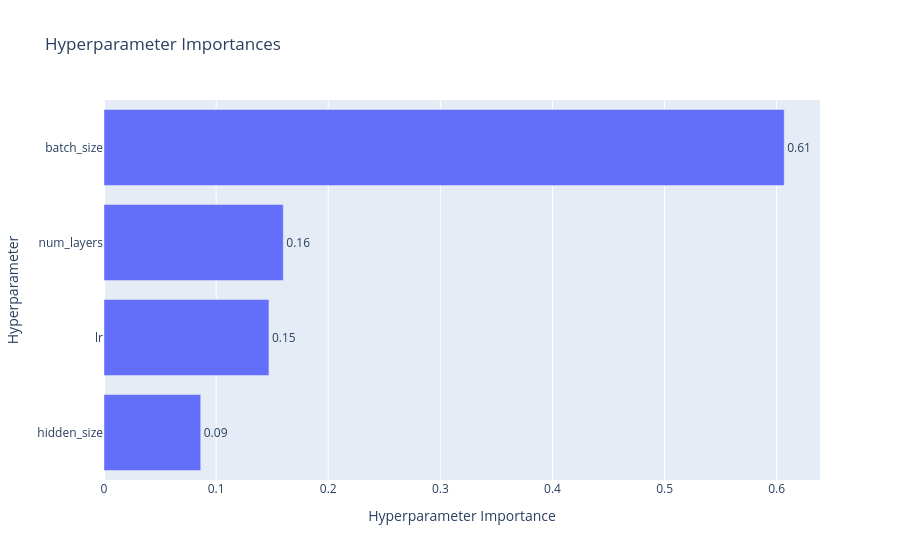

Source (notebook cell):
### Code cell
vis.plot_param_importances(study)

### Figure 1 — Plotly figure (JSON) as saved in the notebook; plotly's stock layout.template omitted (floating-point values rounded to 4 significant figures)
{"data": [{"cliponaxis": false, "hovertemplate": ["hidden_size (IntDistribution): 0.08627760513140116<extra></extra>", "lr (FloatDistribution): 0.14712720813753527<extra></extra>", "num_layers (IntDistribution): 0.159907937195599<extra></extra>", "batch_size (CategoricalDistribution): 0.6066872495354645<extra></extra>"], "name": "Objective Value", "orientation": "h", "text": ["0.09", "0.15", "0.16", "0.61"], "textposition": "outside", "type": "bar", "x": [0.08628, 0.1471, 0.1599, 0.6067], "y": ["hidden_size", "lr", "num_layers", "batch_size"]}], "layout": {"title": {"text": "Hyperparameter Importances"}, "xaxis": {"title": {"text": "Hyperparameter Importance"}}, "yaxis": {"title": {"text": "Hyperparameter"}}}}
